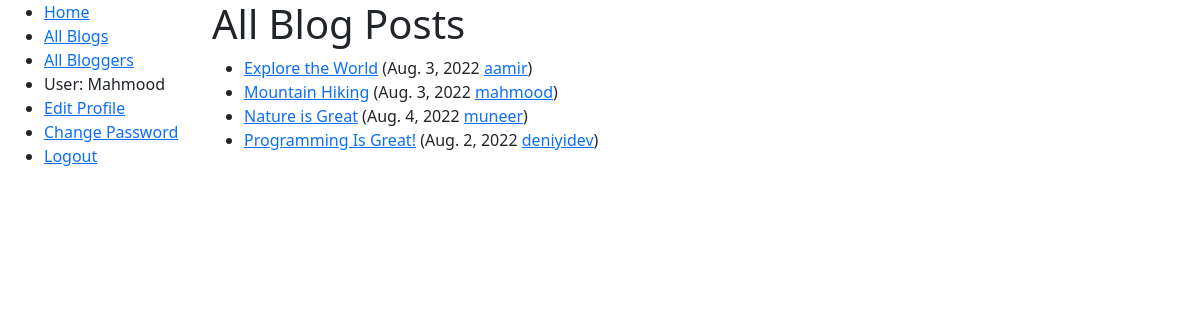
Page /blog/blogs/ (signed in) on the committed database.
### blog/models.py (models this page shows, shortened)
class Blog(models.Model):
    title = models.CharField(max_length=150)
    excerpt = models.CharField(max_length=200)
    image = models.ImageField(upload_to="articles", null=True)
    post_date = models.DateTimeField(auto_now_add=True)
    updated = models.DateTimeField(auto_now=True)
    is_delete = models.BooleanField(default=False)
    slug = models.SlugField(unique=True, max_length=100, blank=True)
    content = models.TextField(validators=[MinLengthValidator(10)])
    objects = AllObjects()
    active_objects = ActiveObjects()
    author = models.ForeignKey(User, on_delete=models.SET_NULL, null=True, related_name="blogs")
    class Meta:
        ordering = ["title", "author"]
    def get_absolute_url(self):
        return reverse("blog:blog-detail", args=[str(self.slug)])

### blog/views.py (the view)
# urls.py: path('blogs/', views.BlogListView.as_view(), name="blog-list-page"),
class BlogListView(ListView):
    model = Blog
    ordering = ["-id"]
    def get_queryset(self):
        return Blog.active_objects.all()

### blog/models.py (called while the page is built)
    def get_queryset(self):
        return super(ActiveObjects, self).get_queryset().filter(is_delete=False)

### blog/templates/blog/blog_list.html
{% extends "blog/base_generic.html" %}
{% block content %}
  <h1>All Blog Posts</h1>
  {% if blog_list %}
  <ul>
    {% for blog in blog_list %}
      <li>
        <a href="{{ blog.get_absolute_url }}">{{ blog.title }}</a>
          ({{ blog.post_date.date }}
          <a href="{% url "blog:author-detail" blog.author.id %}">{{blog.author}}</a>)
      </li>
    {% endfor %}
  </ul>
  {% else %}
    <p>There are no books in the library.</p>
  {% endif %}
{% endblock %}

### blog/templates/blog/base_generic.html (shortened to what this page needs)
{% load static %}
<!DOCTYPE html>
<html lang="en">
<head>
  <link href="https://cdn.jsdelivr.net/npm/bootstrap@5.1.3/dist/css/bootstrap.min.css" rel="stylesheet">
  <link rel="stylesheet" href="{% static 'css/styles.css' %}">
</head>
<body>
  <div class="container-fluid">
    <div class="row">
      <div class="col-sm-2">
      {% block sidebar %}
        <ul class="sidebar-nav">
          <li><a href="{% url 'blog:starting-page' %}">Home</a></li>
          <li><a href="{% url 'blog:blog-list-page' %}">All Blogs</a></li>
          <li><a href="{% url 'blog:bloggers-list' %}">All Bloggers</a></li>
            {% if user.is_authenticated %}
             <li>User: {{ user.first_name }}</li>
             <li><a href="{% url 'blog:profile_edit'%}">Edit Profile</a></li>
                <li><a href="{% url 'blog:password_change'%}?next={{request.path}}">Change Password</a></li>
             <li><a href="{% url 'logout'%}?next={{request.path}}">Logout</a></li>
           {% else %}
             <li><a href="{% url 'login'%}?next={{request.path}}">Login</a></li>
           {% endif %}
        </ul>
     {% endblock %}
      </div>
      <div class="col-sm-10 ">
          {% block content %}
          {% endblock %}
      </div>
    </div>
  </div>
</body>
</html>

### rows in the picture
Blog: title "Explore the World", post_date "Aug. 3, 2022", author "aamir"
Blog: title "Mountain Hiking", post_date "Aug. 3, 2022", author "mahmood"
Blog: title "Nature is Great", post_date "Aug. 4, 2022", author "muneer"
Blog: title "Programming Is Great!", post_date "Aug. 2, 2022", author "deniyidev"

### other values in the picture
{{ user.first_name }} "Mahmood"
